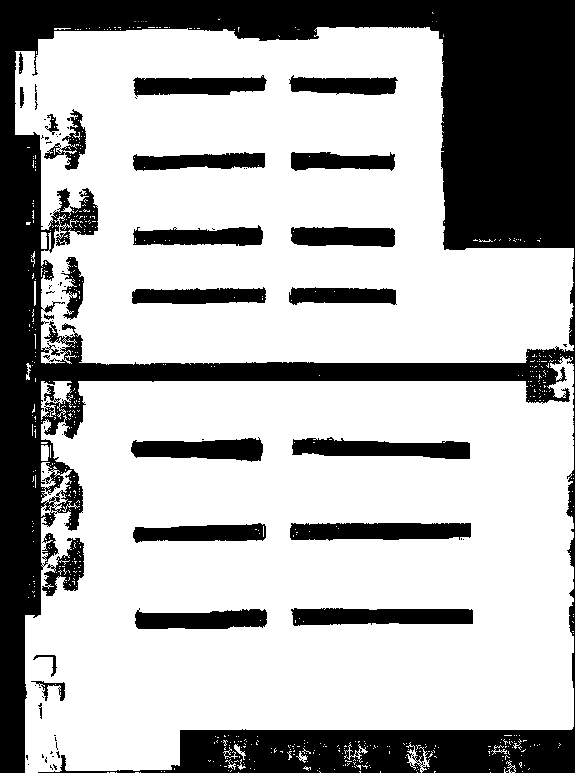
%> input picture src/multilayers/map_lib_l.bmp, 575 x 773 px
$ octave my_demo_MultilayerMap.m   (GNU Octave 9; MATLAB toolbox functions it lacks are replaced by stand-ins)
%> lines starting %> are read from the running program, lines starting %| are printed output that depends on the picture; in (x1, y1, x2, y2) boxes, pixels count from 0 and x2, y2 are one past the last pixel; in counts of white or black regions, pixels touching at a corner belong together; the program's own positions count from 1
### myEXPFuncBasicPRMforMultiLayer.m
% Qingeng Jin, School of Remote Sensing and Information Engineering, Wuhan University, Creative Commons Attribution-ShareAlike 4.0 International License.
% The use of this code, its parts and all the materials in the text; creation of derivatives and their publication; and sharing the code publically is permitted without permission.
% This work is as the source code of article paper accessed on: https://www.mdpi.com/2504-446X/7/2/92.
% Please cite the work in all materials as: Jin, Q.; Hu, Q.; Zhao, P.; Wang, S.; Ai, M. An Improved Probabilistic Roadmap Planning Method for Safe Indoor Flights of Unmanned Aerial Vehicles. Drones 2023, 7, 92. https://doi.org/10.3390/drones7020092.
% or other appropriate citation style.

% Experiment Data Output of PRM on Multilayer Map
function output_data=myEXPFuncBasicPRMforMultiLayer(expMapName,nodeNum,nodeRepeat,startLocation,endLocation,expConnectDis,safeDis,display)
%> called with expMapName = 'map_lib_l', nodeNum = 30, nodeRepeat = 1, startLocation = [75 110], endLocation = [680 525], expConnectDis = 0.25, safeDis = 5, display = true

%% Input settings
map_name = expMapName;
connectDistanceWeight = expConnectDis;
output_data = {nodeNum,nodeRepeat,expConnectDis, 0, Inf,Inf,Inf,Inf,Inf, 0, 0,0,0, 0};

%% Load map
fprintf('Loading map. ');
if strcmp(map_name,'map_lib_l')
    map = im2bw(imread('./src/multilayers/map_lib_l.bmp'));
%> map: size 773x575 logical; 69% white; 80 black regions (54 under 20 px), largest, box (x1, y1, x2, y2) and area: (0, 0, 575, 773) 105666, (290, 523, 471, 541) 2829, (291, 608, 473, 626) 2738
elseif strcmp(map_name,'map_lib_u')
    map = im2bw(imread('./src/multilayers/map_lib_u.bmp'));
end

%% Read nodes
fprintf('Reading nodes. ');
if nodeRepeat == 1
    transferNode = [340,460];
    prmNodes = [startLocation;transferNode];
elseif nodeRepeat == 2
    transferNode = [420,500];
    prmNodes = [transferNode;endLocation];
elseif nodeRepeat == 3
    transferNode1 = [340,460];
    transferNode2 = [420,500];
    prmNodes = [transferNode1;transferNode2];
else
    prmNodes = [startLocation;endLocation];
end

while length(prmNodes)<nodeNum+2
    x=double(int32(rand(1,2) .* size(map)));
    if feasiblePoint(x,map,safeDis)
        if nodeRepeat == 4
            prmNodes=[prmNodes;x];
            if display, rectangle('Position',[x(2)-5,x(1)-5,10,10],'Curvature',[1,1],'FaceColor','b'); end
        elseif (nodeRepeat == 1 && x(1) < 340) || (nodeRepeat == 2 && x(1) > 390)
            prmNodes=[prmNodes;x];
            if display, rectangle('Position',[x(2)-5,x(1)-5,10,10],'Curvature',[1,1],'FaceColor','b'); end
        elseif nodeRepeat == 3 && x(1) > 340 && x(1) < 390
            prmNodes=[prmNodes;x];
            if display, rectangle('Position',[x(2)-5,x(1)-5,10,10],'Curvature',[1,1],'FaceColor','b'); end
        end
    end
end
%> after the loop, prmNodes = 32 rows, first 12: [75 110; 340 460; 325 149; 218 435; 240 420; 336 351; 62 184; 146 107; 188 421; 91 127; 113 401; 35 330]
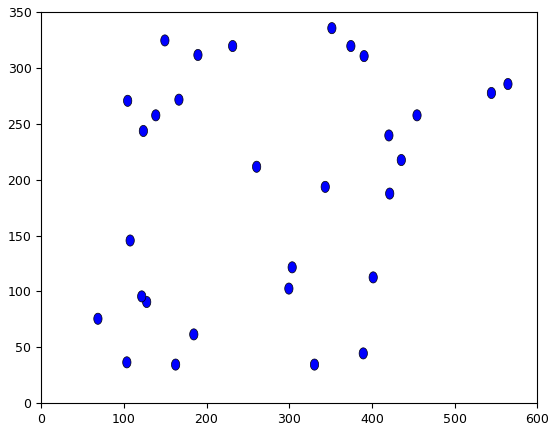
%> figure redrawn from the program's plot data

if display
    imshow(map);
    rectangle('position',[1 1 fliplr(size(map))-1],'edgecolor','k')

    line([startLocation(2); endLocation(2)],[startLocation(1);endLocation(1)],'color','y');
    showSourceLocation(startLocation, endLocation);

    if nodeRepeat == 1
        line([startLocation(2); transferNode(2)],[startLocation(1);transferNode(1)],'color','y');
        rectangle('Position',[transferNode(2)-5,transferNode(1)-5,10,10],'Curvature',[1,1],'FaceColor','c');
        text(transferNode(2),transferNode(1)-10,'transfer1','Color','m','FontSize',10);
    elseif nodeRepeat == 2
        line([transferNode(2); endLocation(2)],[transferNode(1);endLocation(1)],'color','y');
        rectangle('Position',[transferNode(2)-5,transferNode(1)-5,10,10],'Curvature',[1,1],'FaceColor','c');
        text(transferNode(2),transferNode(1)-10,'transfer2','Color','m','FontSize',10);
    elseif nodeRepeat == 3
        line([transferNode1(2); transferNode2(2)],[transferNode1(1);transferNode2(1)],'color','y');
        rectangle('Position',[transferNode1(2)-5,transferNode1(1)-5,10,10],'Curvature',[1,1],'FaceColor','c');
        text(transferNode1(2),transferNode1(1)-10,'transfer2','Color','m','FontSize',10);
        rectangle('Position',[transferNode2(2)-5,transferNode2(1)-5,10,10],'Curvature',[1,1],'FaceColor','c');
        text(transferNode2(2),transferNode2(1)-10,'transfer2','Color','m','FontSize',10);
    end

    for i = 4:size(prmNodes,1)
        x = prmNodes(i,1:2);
        rectangle('Position',[x(2)-5,x(1)-5,10,10],'Curvature',[1,1],'FaceColor','b');
        text(x(2),x(1)-10,num2str(i),'Color','r','FontSize',10);
    end
%> this loop made 29 passes
%> x on passes 1 to 12: [218 435], [240 420], [336 351], [62 184], [146 107], [188 421], [91 127], [113 401], [35 330], [286 564], [96 121], [271 104]
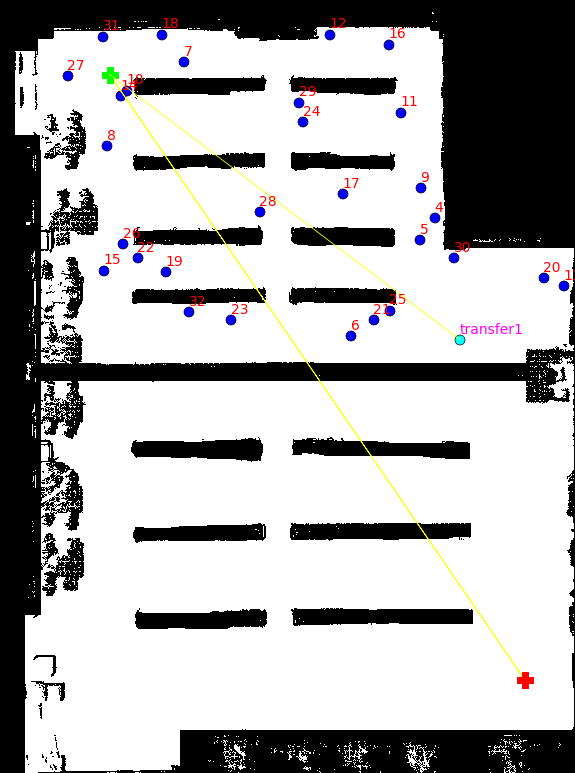
%> figure redrawn from the program's plot data
    fprintf('Nodes are shown.\n Total node num : %d. [click/press]\n',nodeNum+2);
    waitforbuttonpress;
end

%% Create edges (adjacency list)
fprintf('Creating edges. ');
edgeNum = 0;
t = clock;
prmEdges = cell(nodeNum+2, 1);
prmConnectDistance = connectDistanceWeight * sqrt(sum(size(map).^2));
%> prmConnectDistance = 240.9
for i=1:size(prmNodes,1)
    for j=i+1:size(prmNodes,1)
        if distancePoints(prmNodes(i,:),prmNodes(j,:)) > prmConnectDistance
            continue;
        else
            if checkPath(prmNodes(i,:),prmNodes(j,:),map,safeDis)
                prmEdges{i}=[prmEdges{i};j];
                prmEdges{j}=[prmEdges{j};i];
                edgeNum = edgeNum + 1;
                if display
                    line([prmNodes(i,2);prmNodes(j,2)],[prmNodes(i,1);prmNodes(j,1)]);
                end
            end
        end
    end
end
time = etime(clock,t);
output_data{4} = edgeNum;
output_data{5} = time;

if display
    fprintf('Edges are shown.\n');
    fprintf('Total initial edge num : %d. [c/p]\n',edgeNum);
end


%% Path searching (using A*)
fprintf('Searching path. ');
t = clock;
Q=[1 0 heuristic(prmNodes(1,:),endLocation) 0+heuristic(prmNodes(1,:),endLocation) -1];
closed=[];
pathFound=false;
while size(Q,1)>0
    [A, I]=min(Q,[],1);
     n=Q(I(4),:);
     Q=[Q(1:I(4)-1,:);Q(I(4)+1:end,:)];

     if n(1) == 2
         pathFound=true;break;
     end

     for mv=1:length(prmEdges{n(1),1})
         newNode=prmEdges{n(1),1}(mv);

         if isempty(closed) || isempty(find(closed(:,1)==newNode, 1))
             historicCost=n(2)+historic(prmNodes(n(1),:),prmNodes(newNode,:));
             heuristicCost=heuristic(prmNodes(newNode,:),endLocation);
             totalCost=historicCost+heuristicCost;
             add=true;

             if length(find(Q(:,1)==newNode))>=1
                 I=find(Q(:,1)==newNode);
                 if Q(I,4)<totalCost
                     add=false;
                 else
                     Q=[Q(1:I-1,:);Q(I+1:end,:);];
                     add=true;
                 end
             end

             if add
                 Q=[Q;newNode historicCost heuristicCost totalCost size(closed,1)+1];
             end
         end
     end

     closed=[closed;n];
end
time = etime(clock,t);
output_data{6} = time;


%% Output result
if ~pathFound
    fprintf('No path found.\n');
else
    %% Collision-free path
    prmPath=[2,prmNodes(n(1),:)];
    prev=n(5);
    while prev>0
        node_temp = [closed(prev,1),prmNodes(closed(prev,1),:)];
        prmPath = [node_temp;prmPath];
        prev = closed(prev,5);
    end

    prmPath_cf_length = 0;
    for i=1:size(prmPath,1)-1
        prmPath_cf_length = prmPath_cf_length + distancePoints(prmPath(i,2:3),prmPath(i+1,2:3));
        if display, line(prmPath(:,3),prmPath(:,2),'Color','g','LineWidth',5); end
    end
    output_data{11} = prmPath_cf_length;

    if display
        fprintf('Collision-free path : length : %s, time = %s. [c/p]\n',prmPath_cf_length,num2str(time));
        waitforbuttonpress;
    end

    waitforbuttonpress;
end

### distancePoints.m
% Qingeng Jin, School of Remote Sensing and Information Engineering, Wuhan University, Creative Commons Attribution-ShareAlike 4.0 International License.
% The use of this code, its parts and all the materials in the text; creation of derivatives and their publication; and sharing the code publically is permitted without permission.
% This work is as the source code of article paper accessed on: https://www.mdpi.com/2504-446X/7/2/92.
% Please cite the work in all materials as: Jin, Q.; Hu, Q.; Zhao, P.; Wang, S.; Ai, M. An Improved Probabilistic Roadmap Planning Method for Safe Indoor Flights of Unmanned Aerial Vehicles. Drones 2023, 7, 92. https://doi.org/10.3390/drones7020092.
% or other appropriate citation style.

function dis=distancePoints(point1, point2)
%> called with point1 = [75 110], point2 = [340 460]
dis = sqrt(sum((point1-point2).^2));
%> dis = 439
end

### feasiblePoint.m
% Qingeng Jin, School of Remote Sensing and Information Engineering, Wuhan University, Creative Commons Attribution-ShareAlike 4.0 International License.
% The use of this code, its parts and all the materials in the text; creation of derivatives and their publication; and sharing the code publically is permitted without permission.
% This work is as the source code of article paper accessed on: https://www.mdpi.com/2504-446X/7/2/92.
% Please cite the work in all materials as: Jin, Q.; Hu, Q.; Zhao, P.; Wang, S.; Ai, M. An Improved Probabilistic Roadmap Planning Method for Safe Indoor Flights of Unmanned Aerial Vehicles. Drones 2023, 7, 92. https://doi.org/10.3390/drones7020092.
% or other appropriate citation style.

function feasible=feasiblePoint(point,map,radius)
feasible=true;
for i=-radius:1:radius
    for j=-radius:1:radius
        point2=[point(1)+i point(2)+j];
        if ~(point2(1)>=1 && point2(1)<=size(map,1) && point2(2)>=1 && point2(2)<=size(map,2) && map(point2(1),point2(2))==1)
            feasible=false;
        end
    end
end

### showSourceLocation.m
% Qingeng Jin, School of Remote Sensing and Information Engineering, Wuhan University, Creative Commons Attribution-ShareAlike 4.0 International License.
% The use of this code, its parts and all the materials in the text; creation of derivatives and their publication; and sharing the code publically is permitted without permission.
% This work is as the source code of article paper accessed on: https://www.mdpi.com/2504-446X/7/2/92.
% Please cite the work in all materials as: Jin, Q.; Hu, Q.; Zhao, P.; Wang, S.; Ai, M. An Improved Probabilistic Roadmap Planning Method for Safe Indoor Flights of Unmanned Aerial Vehicles. Drones 2023, 7, 92. https://doi.org/10.3390/drones7020092.
% or other appropriate citation style.

function showSourceLocation(startLocation, endLocation)
        line([startLocation(2); endLocation(2)],[startLocation(1);endLocation(1)],'color','y');
        line([startLocation(2)-5; startLocation(2)+5],[startLocation(1);startLocation(1)],'color','g','linewidth',5);
        line([startLocation(2); startLocation(2)],[startLocation(1)-5;startLocation(1)+5],'color','g','linewidth',5);
        line([endLocation(2)-5; endLocation(2)+5],[endLocation(1);endLocation(1)],'color','r','linewidth',5);
        line([endLocation(2); endLocation(2)],[endLocation(1)-5;endLocation(1)+5],'color','r','linewidth',5);

### my_demo_MultilayerMap.m
% Qingeng Jin, School of Remote Sensing and Information Engineering, Wuhan University, Creative Commons Attribution-ShareAlike 4.0 International License.
% The use of this code, its parts and all the materials in the text; creation of derivatives and their publication; and sharing the code publically is permitted without permission.
% This work is as the source code of article paper accessed on: https://www.mdpi.com/2504-446X/7/2/92.
% Please cite the work in all materials as: Jin, Q.; Hu, Q.; Zhao, P.; Wang, S.; Ai, M. An Improved Probabilistic Roadmap Planning Method for Safe Indoor Flights of Unmanned Aerial Vehicles. Drones 2023, 7, 92. https://doi.org/10.3390/drones7020092.
% or other appropriate citation style.

% A demo of PRM on Multilayer Map
close;
clc;
clear;

%% input settings
nodes_num = 3; % choose node num by id{1, 2 ,3} -> {node-num-1, node-num-2, node-num-3}
fixed_nodes_map_num = 10; % choose node distribution under node num
display = true; % {true,false} whether to show planning results.
safeDistance = 5; % distance within which space is regarded as occupied.

%% load map and source location
map_names = {'map_lib_l', 'map_lib_u'};
map_name_l = sprintf('%s',map_names{1});
map_name_u = sprintf('%s',map_names{2});

nodeNums = [60,20];
startLocation = [75 110];
endLocation = [680 525];
connectDis = [0.25, 0.5, 0.75, 1];

%% iter nodes num
for node_num_i = 1:nodes_num
    nodeNum = nodeNums(1,1) + nodeNums(1,2)*(node_num_i-1);
    data = [];

    for cd_i = 1:size(connectDis,2)
        con_dis_num = size(connectDis,2);

        % down map Area 1
%> (the run ends here)
